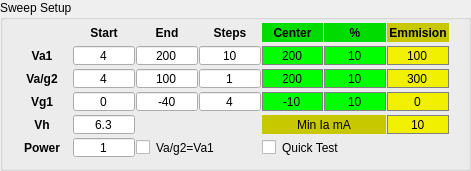
      <widget class="QGroupBox" name="Sweep">
       <property name="geometry">
        <rect>
         <x>170</x>
         <y>150</y>
         <width>471</width>
         <height>171</height>
        </rect>
       </property>
       <property name="title">
        <string>Sweep Setup</string>
       </property>
       <widget class="QWidget" name="gridLayoutWidget">
        <property name="geometry">
         <rect>
          <x>10</x>
          <y>20</y>
          <width>441</width>
          <height>141</height>
         </rect>
        </property>
        <layout class="QGridLayout" name="gridLayout" rowstretch="0,0,0,0,0,0" columnstretch="0,0,0,0,0,0,0">
         <property name="sizeConstraint">
          <enum>QLayout::SetDefaultConstraint</enum>
         </property>
         <property name="leftMargin">
          <number>2</number>
         </property>
         <property name="rightMargin">
          <number>2</number>
         </property>
         <property name="spacing">
          <number>1</number>
         </property>
         <item row="1" column="4">
          <widget class="QLineEdit" name="Vca">
           <property name="maximumSize">
            <size>
             <width>200</width>
             <height>19</height>
            </size>
           </property>
           <property name="toolTip">
            <string>Anode quick test center voltage</string>
           </property>
           <property name="styleSheet">
            <string notr="true">QLineEdit {
	background-color: rgb(0, 255, 0);
	border: 1px solid gray;
}

QLineEdit:hover {
	background-color: rgb(0, 255, 0);
	border: 1px solid gray;
}
</string>
           </property>
           <property name="text">
            <string>200</string>
           </property>
           <property name="alignment">
            <set>Qt::AlignCenter</set>
           </property>
          </widget>
         </item>
         <item row="2" column="1">
          <widget class="QLineEdit" name="VsStart">
           <property name="sizePolicy">
            <sizepolicy hsizetype="Expanding" vsizetype="Fixed">
             <horstretch>0</horstretch>
             <verstretch>0</verstretch>
            </sizepolicy>
           </property>
           <property name="maximumSize">
            <size>
             <width>200</width>
             <height>19</height>
            </size>
           </property>
           <property name="toolTip">
            <string>&lt;html&gt;&lt;head/&gt;&lt;body&gt;&lt;p&gt;Set inital screen voltage&lt;/p&gt;&lt;/body&gt;&lt;/html&gt;</string>
           </property>
           <property name="text">
            <string>4</string>
           </property>
           <property name="alignment">
            <set>Qt::AlignCenter</set>
           </property>
          </widget>
         </item>
         <item row="2" column="2">
          <widget class="QLineEdit" name="VsEnd">
           <property name="sizePolicy">
            <sizepolicy hsizetype="Expanding" vsizetype="Fixed">
             <horstretch>0</horstretch>
             <verstretch>0</verstretch>
            </sizepolicy>
           </property>
           <property name="maximumSize">
            <size>
             <width>200</width>
             <height>19</height>
            </size>
           </property>
           <property name="toolTip">
            <string>&lt;html&gt;&lt;head/&gt;&lt;body&gt;&lt;p&gt;Set final screen voltage&lt;/p&gt;&lt;/body&gt;&lt;/html&gt;</string>
           </property>
           <property name="text">
            <string>100</string>
           </property>
           <property name="alignment">
            <set>Qt::AlignCenter</set>
           </property>
          </widget>
         </item>
         <item row="0" column="1">
          <widget class="QLabel" name="label_5">
           <property name="sizePolicy">
            <sizepolicy hsizetype="Preferred" vsizetype="Preferred">
             <horstretch>0</horstretch>
             <verstretch>0</verstretch>
            </sizepolicy>
           </property>
           <property name="maximumSize">
            <size>
             <width>200</width>
             <height>19</height>
            </size>
           </property>
           <property name="font">
            <font>
             <weight>75</weight>
             <bold>true</bold>
            </font>
           </property>
           <property name="text">
            <string>Start</string>
           </property>
           <property name="alignment">
            <set>Qt::AlignCenter</set>
           </property>
          </widget>
         </item>
         <item row="2" column="3">
          <widget class="QLineEdit" name="VsSteps">
           <property name="sizePolicy">
            <sizepolicy hsizetype="Expanding" vsizetype="Fixed">
             <horstretch>0</horstretch>
             <verstretch>0</verstretch>
            </sizepolicy>
           </property>
           <property name="maximumSize">
            <size>
             <width>200</width>
             <height>19</height>
            </size>
           </property>
           <property name="toolTip">
            <string>&lt;html&gt;&lt;head/&gt;&lt;body&gt;&lt;p&gt;Set number of screen voltage steps &lt;/p&gt;&lt;/body&gt;&lt;/html&gt;</string>
           </property>
           <property name="text">
            <string>1</string>
           </property>
           <property name="alignment">
            <set>Qt::AlignCenter</set>
           </property>
          </widget>
         </item>
         <item row="4" column="0">
          <widget class="QLabel" name="label_10">
           <property name="sizePolicy">
            <sizepolicy hsizetype="Preferred" vsizetype="Preferred">
             <horstretch>0</horstretch>
             <verstretch>0</verstretch>
            </sizepolicy>
           </property>
           <property name="minimumSize">
            <size>
             <width>60</width>
             <height>0</height>
            </size>
           </property>
           <property name="maximumSize">
            <size>
             <width>200</width>
             <height>19</height>
            </size>
           </property>
           <property name="font">
            <font>
             <weight>75</weight>
             <bold>true</bold>
            </font>
           </property>
           <property name="text">
            <string>Vh</string>
           </property>
           <property name="alignment">
            <set>Qt::AlignCenter</set>
           </property>
          </widget>
         </item>
         <item row="3" column="0">
          <widget class="QLabel" name="label_9">
           <property name="sizePolicy">
            <sizepolicy hsizetype="Preferred" vsizetype="Preferred">
             <horstretch>0</horstretch>
             <verstretch>0</verstretch>
            </sizepolicy>
           </property>
           <property name="minimumSize">
            <size>
             <width>60</width>
             <height>0</height>
            </size>
           </property>
           <property name="maximumSize">
            <size>
             <width>200</width>
             <height>19</height>
            </size>
           </property>
           <property name="font">
            <font>
             <weight>75</weight>
             <bold>true</bold>
            </font>
           </property>
           <property name="text">
            <string>Vg1</string>
           </property>
           <property name="alignment">
            <set>Qt::AlignCenter</set>
           </property>
          </widget>
         </item>
         <item row="1" column="2">
          <widget class="QLineEdit" name="VaEnd">
           <property name="sizePolicy">
            <sizepolicy hsizetype="Expanding" vsizetype="Fixed">
             <horstretch>0</horstretch>
             <verstretch>0</verstretch>
            </sizepolicy>
           </property>
           <property name="maximumSize">
            <size>
             <width>200</width>
             <height>19</height>
            </size>
           </property>
           <property name="toolTip">
            <string>&lt;html&gt;&lt;head/&gt;&lt;body&gt;&lt;p&gt;Set final anode voltage&lt;/p&gt;&lt;/body&gt;&lt;/html&gt;</string>
           </property>
           <property name="text">
            <string>200</string>
           </property>
           <property name="alignment">
            <set>Qt::AlignCenter</set>
           </property>
          </widget>
         </item>
         <item row="1" column="1">
          <widget class="QLineEdit" name="VaStart">
           <property name="sizePolicy">
            <sizepolicy hsizetype="Expanding" vsizetype="Fixed">
             <horstretch>0</horstretch>
             <verstretch>0</verstretch>
            </sizepolicy>
           </property>
           <property name="maximumSize">
            <size>
             <width>200</width>
             <height>19</height>
            </size>
           </property>
           <property name="toolTip">
            <string>&lt;html&gt;&lt;head/&gt;&lt;body&gt;&lt;p&gt;Set initial anode voltage&lt;/p&gt;&lt;/body&gt;&lt;/html&gt;</string>
           </property>
           <property name="text">
            <string>4</string>
           </property>
           <property name="alignment">
            <set>Qt::AlignCenter</set>
           </property>
          </widget>
         </item>
         <item row="1" column="3">
          <widget class="QLineEdit" name="VaSteps">
           <property name="sizePolicy">
            <sizepolicy hsizetype="Expanding" vsizetype="Fixed">
             <horstretch>0</horstretch>
             <verstretch>0</verstretch>
            </sizepolicy>
           </property>
           <property name="maximumSize">
            <size>
             <width>200</width>
             <height>19</height>
            </size>
           </property>
           <property name="toolTip">
            <string>&lt;html&gt;&lt;head/&gt;&lt;body&gt;&lt;p&gt;Set number of anode (plate) voltage steps &lt;/p&gt;&lt;/body&gt;&lt;/html&gt;</string>
           </property>
           <property name="text">
            <string>10</string>
           </property>
           <property name="alignment">
            <set>Qt::AlignCenter</set>
           </property>
          </widget>
         </item>
         <item row="4" column="1">
          <widget class="QLineEdit" name="VhVal">
           <property name="sizePolicy">
            <sizepolicy hsizetype="Expanding" vsizetype="Fixed">
             <horstretch>0</horstretch>
             <verstretch>0</verstretch>
            </sizepolicy>
           </property>
           <property name="maximumSize">
            <size>
             <width>200</width>
             <height>19</height>
            </size>
           </property>
           <property name="toolTip">
            <string>&lt;html&gt;&lt;head/&gt;&lt;body&gt;&lt;p&gt;Set Heater Voltage&lt;/p&gt;&lt;/body&gt;&lt;/html&gt;</string>
           </property>
           <property name="text">
            <string>6.3</string>
           </property>
           <property name="alignment">
            <set>Qt::AlignCenter</set>
           </property>
          </widget>
         </item>
         <item row="1" column="0">
          <widget class="QLabel" name="label_4">
           <property name="sizePolicy">
            <sizepolicy hsizetype="Preferred" vsizetype="Preferred">
             <horstretch>0</horstretch>
             <verstretch>0</verstretch>
            </sizepolicy>
           </property>
           <property name="minimumSize">
            <size>
             <width>60</width>
             <height>0</height>
            </size>
           </property>
           <property name="maximumSize">
            <size>
             <width>200</width>
             <height>19</height>
            </size>
           </property>
           <property name="font">
            <font>
             <weight>75</weight>
             <bold>true</bold>
            </font>
           </property>
           <property name="text">
            <string>Va1</string>
           </property>
           <property name="alignment">
            <set>Qt::AlignCenter</set>
           </property>
          </widget>
         </item>
         <item row="0" column="2">
          <widget class="QLabel" name="label_6">
           <property name="sizePolicy">
            <sizepolicy hsizetype="Preferred" vsizetype="Preferred">
             <horstretch>0</horstretch>
             <verstretch>0</verstretch>
            </sizepolicy>
           </property>
           <property name="maximumSize">
            <size>
             <width>200</width>
             <height>19</height>
            </size>
           </property>
           <property name="font">
            <font>
             <weight>75</weight>
             <bold>true</bold>
            </font>
           </property>
           <property name="text">
            <string>End</string>
           </property>
           <property name="alignment">
            <set>Qt::AlignCenter</set>
           </property>
          </widget>
         </item>
         <item row="2" column="0">
          <widget class="QLabel" name="label_8">
           <property name="sizePolicy">
            <sizepolicy hsizetype="Preferred" vsizetype="Preferred">
             <horstretch>0</horstretch>
             <verstretch>0</verstretch>
            </sizepolicy>
           </property>
           <property name="minimumSize">
            <size>
             <width>60</width>
             <height>0</height>
            </size>
           </property>
           <property name="maximumSize">
            <size>
             <width>200</width>
             <height>19</height>
            </size>
           </property>
           <property name="font">
            <font>
             <weight>75</weight>
             <bold>true</bold>
            </font>
           </property>
           <property name="text">
            <string>Va/g2</string>
           </property>
           <property name="alignment">
            <set>Qt::AlignCenter</set>
           </property>
          </widget>
         </item>
         <item row="0" column="3">
          <widget class="QLabel" name="label_7">
           <property name="sizePolicy">
            <sizepolicy hsizetype="Preferred" vsizetype="Preferred">
             <horstretch>0</horstretch>
             <verstretch>0</verstretch>
            </sizepolicy>
           </property>
           <property name="maximumSize">
            <size>
             <width>200</width>
             <height>19</height>
            </size>
           </property>
           <property name="font">
            <font>
             <weight>75</weight>
             <bold>true</bold>
            </font>
           </property>
           <property name="text">
            <string>Steps</string>
           </property>
           <property name="alignment">
            <set>Qt::AlignCenter</set>
           </property>
          </widget>
         </item>
         <item row="3" column="1">
          <widget class="QLineEdit" name="VgStart">
           <property name="sizePolicy">
            <sizepolicy hsizetype="Expanding" vsizetype="Fixed">
             <horstretch>0</horstretch>
             <verstretch>0</verstretch>
            </sizepolicy>
           </property>
           <property name="maximumSize">
            <size>
             <width>200</width>
             <height>19</height>
            </size>
           </property>
           <property name="toolTip">
            <string>&lt;html&gt;&lt;head/&gt;&lt;body&gt;&lt;p&gt;Set initial grid voltage&lt;/p&gt;&lt;/body&gt;&lt;/html&gt;</string>
           </property>
           <property name="text">
            <string>0</string>
           </property>
           <property name="alignment">
            <set>Qt::AlignCenter</set>
           </property>
          </widget>
         </item>
         <item row="3" column="2">
          <widget class="QLineEdit" name="VgEnd">
           <property name="sizePolicy">
            <sizepolicy hsizetype="Expanding" vsizetype="Fixed">
             <horstretch>0</horstretch>
             <verstretch>0</verstretch>
            </sizepolicy>
           </property>
           <property name="maximumSize">
            <size>
             <width>200</width>
             <height>19</height>
            </size>
           </property>
           <property name="toolTip">
            <string>&lt;html&gt;&lt;head/&gt;&lt;body&gt;&lt;p&gt;Set final grid voltage&lt;/p&gt;&lt;/body&gt;&lt;/html&gt;</string>
           </property>
           <property name="text">
            <string>-40</string>
           </property>
           <property name="alignment">
            <set>Qt::AlignCenter</set>
           </property>
          </widget>
         </item>
         <item row="3" column="3">
          <widget class="QLineEdit" name="VgSteps">
           <property name="sizePolicy">
            <sizepolicy hsizetype="Expanding" vsizetype="Fixed">
             <horstretch>0</horstretch>
             <verstretch>0</verstretch>
            </sizepolicy>
           </property>
           <property name="maximumSize">
            <size>
             <width>200</width>
             <height>19</height>
            </size>
           </property>
           <property name="toolTip">
            <string>&lt;html&gt;&lt;head/&gt;&lt;body&gt;&lt;p&gt;Set number of grid voltage steps &lt;/p&gt;&lt;/body&gt;&lt;/html&gt;</string>
           </property>
           <property name="text">
            <string>4</string>
           </property>
           <property name="alignment">
            <set>Qt::AlignCenter</set>
           </property>
          </widget>
         </item>
         <item row="2" column="4">
          <widget class="QLineEdit" name="Vcs">
           <property name="maximumSize">
            <size>
             <width>200</width>
             <height>19</height>
            </size>
           </property>
           <property name="toolTip">
            <string>Anode B/ Grid 2 quick test center voltage</string>
           </property>
           <property name="styleSheet">
            <string notr="true">QLineEdit {
	background-color: rgb(0, 255, 0);
	border: 1px solid gray;
}

QLineEdit:hover {
	background-color: rgb(0, 255, 0);
	border: 1px solid gray;
}
</string>
           </property>
           <property name="text">
            <string>200</string>
           </property>
           <property name="alignment">
            <set>Qt::AlignCenter</set>
           </property>
          </widget>
         </item>
         <item row="3" column="4">
          <widget class="QLineEdit" name="Vcg">
           <property name="maximumSize">
            <size>
             <width>200</width>
             <height>19</height>
            </size>
           </property>
           <property name="toolTip">
            <string>Grid 1 quick test center voltage</string>
           </property>
           <property name="styleSheet">
            <string notr="true">QLineEdit {
	background-color: rgb(0, 255, 0);
	border: 1px solid gray;
}

QLineEdit:hover {
	background-color: rgb(0, 255, 0);
	border: 1px solid gray;
}
</string>
           </property>
           <property name="text">
            <string>-10</string>
           </property>
           <property name="alignment">
            <set>Qt::AlignCenter</set>
           </property>
          </widget>
         </item>
         <item row="0" column="4">
          <widget class="QLabel" name="label_14">
           <property name="sizePolicy">
            <sizepolicy hsizetype="Preferred" vsizetype="Preferred">
             <horstretch>0</horstretch>
             <verstretch>0</verstretch>
            </sizepolicy>
           </property>
           <property name="maximumSize">
            <size>
             <width>200</width>
             <height>19</height>
            </size>
           </property>
           <property name="font">
            <font>
             <weight>75</weight>
             <bold>true</bold>
            </font>
           </property>
           <property name="styleSheet">
            <string notr="true">background-color: rgb(0, 220, 0);</string>
           </property>
           <property name="text">
            <string>Center</string>
           </property>
           <property name="alignment">
            <set>Qt::AlignCenter</set>
           </property>
          </widget>
         </item>
         <item row="0" column="5">
          <widget class="QLabel" name="label_15">
           <property name="sizePolicy">
            <sizepolicy hsizetype="Preferred" vsizetype="Preferred">
             <horstretch>0</horstretch>
             <verstretch>0</verstretch>
            </sizepolicy>
           </property>
           <property name="maximumSize">
            <size>
             <width>200</width>
             <height>19</height>
            </size>
           </property>
           <property name="font">
            <font>
             <weight>75</weight>
             <bold>true</bold>
            </font>
           </property>
           <property name="styleSheet">
            <string notr="true">background-color: rgb(0, 220, 0);</string>
           </property>
           <property name="text">
            <string>%</string>
           </property>
           <property name="alignment">
            <set>Qt::AlignCenter</set>
           </property>
          </widget>
         </item>
         <item row="1" column="5">
          <widget class="QLineEdit" name="DeltaVa">
           <property name="maximumSize">
            <size>
             <width>200</width>
             <height>19</height>
            </size>
           </property>
           <property name="toolTip">
            <string>Anode quick test swing %</string>
           </property>
           <property name="styleSheet">
            <string notr="true">QLineEdit {
	background-color: rgb(0, 255, 0);
	border: 1px solid gray;
}

QLineEdit:hover {
	background-color: rgb(0, 255, 0);
	border: 1px solid gray;
}
</string>
           </property>
           <property name="text">
            <string>10</string>
           </property>
           <property name="alignment">
            <set>Qt::AlignCenter</set>
           </property>
          </widget>
         </item>
         <item row="2" column="5">
          <widget class="QLineEdit" name="DeltaVs">
           <property name="maximumSize">
            <size>
             <width>200</width>
             <height>19</height>
            </size>
           </property>
           <property name="toolTip">
            <string>Anode quick test swing %</string>
           </property>
           <property name="styleSheet">
            <string notr="true">QLineEdit {
	background-color: rgb(0, 255, 0);
	border: 1px solid gray;
}

QLineEdit:hover {
	background-color: rgb(0, 255, 0);
	border: 1px solid gray;
}
</string>
           </property>
           <property name="text">
            <string>10</string>
           </property>
           <property name="alignment">
            <set>Qt::AlignCenter</set>
           </property>
          </widget>
         </item>
         <item row="3" column="5">
          <widget class="QLineEdit" name="DeltaVg">
           <property name="sizePolicy">
            <sizepolicy hsizetype="Expanding" vsizetype="Fixed">
             <horstretch>0</horstretch>
             <verstretch>0</verstretch>
            </sizepolicy>
           </property>
           <property name="maximumSize">
            <size>
             <width>200</width>
             <height>19</height>
            </size>
           </property>
           <property name="toolTip">
            <string>&lt;html&gt;&lt;head/&gt;&lt;body&gt;&lt;p&gt;Anode quick test swing %&lt;/p&gt;&lt;/body&gt;&lt;/html&gt;</string>
           </property>
           <property name="styleSheet">
            <string notr="true">QLineEdit {
	background-color: rgb(0, 255, 0);
	border: 1px solid gray;
}

QLineEdit:hover {
	background-color: rgb(0, 255, 0);
	border: 1px solid gray;
}
</string>
           </property>
           <property name="text">
            <string>10</string>
           </property>
           <property name="alignment">
            <set>Qt::AlignCenter</set>
           </property>
          </widget>
         </item>
         <item row="5" column="0">
          <widget class="QLabel" name="label">
           <property name="minimumSize">
            <size>
             <width>60</width>
             <height>0</height>
            </size>
           </property>
           <property name="maximumSize">
            <size>
             <width>200</width>
             <height>19</height>
            </size>
           </property>
           <property name="font">
            <font>
             <weight>75</weight>
             <bold>true</bold>
            </font>
           </property>
           <property name="text">
            <string>Power</string>
           </property>
           <property name="alignment">
            <set>Qt::AlignCenter</set>
           </property>
          </widget>
         </item>
         <item row="5" column="1">
          <widget class="QLineEdit" name="PowLim">
           <property name="sizePolicy">
            <sizepolicy hsizetype="Expanding" vsizetype="Fixed">
             <horstretch>0</horstretch>
             <verstretch>0</verstretch>
            </sizepolicy>
           </property>
           <property name="maximumSize">
            <size>
             <width>200</width>
             <height>19</height>
            </size>
           </property>
           <property name="toolTip">
            <string>&lt;html&gt;&lt;head/&gt;&lt;body&gt;&lt;p&gt;Set final grid voltage&lt;/p&gt;&lt;/body&gt;&lt;/html&gt;</string>
           </property>
           <property name="text">
            <string>1</string>
           </property>
           <property name="alignment">
            <set>Qt::AlignCenter</set>
           </property>
          </widget>
         </item>
         <item row="1" column="6">
          <widget class="QLineEdit" name="EmmVa">
           <property name="maximumSize">
            <size>
             <width>200</width>
             <height>19</height>
            </size>
           </property>
           <property name="styleSheet">
            <string notr="true">QLineEdit {
	background-color: rgb(240, 240, 0);
	border: 1px solid gray;
}

QLineEdit:hover {
	background-color: rgb(240, 240, 0);
	border: 1px solid gray;
}
</string>
           </property>
           <property name="text">
            <string>100</string>
           </property>
           <property name="alignment">
            <set>Qt::AlignCenter</set>
           </property>
          </widget>
         </item>
         <item row="0" column="6">
          <widget class="QLabel" name="label_2">
           <property name="maximumSize">
            <size>
             <width>200</width>
             <height>19</height>
            </size>
           </property>
           <property name="font">
            <font>
             <weight>75</weight>
             <bold>true</bold>
            </font>
           </property>
           <property name="styleSheet">
            <string notr="true">background-color: rgb(200, 200, 0);</string>
           </property>
           <property name="text">
            <string>Emmision</string>
           </property>
           <property name="alignment">
            <set>Qt::AlignCenter</set>
           </property>
          </widget>
         </item>
         <item row="2" column="6">
          <widget class="QLineEdit" name="EmmVs">
           <property name="maximumSize">
            <size>
             <width>200</width>
             <height>19</height>
            </size>
           </property>
           <property name="styleSheet">
            <string notr="true">QLineEdit {
	background-color: rgb(240, 240, 0);
	border: 1px solid gray;
}

QLineEdit:hover {
	background-color: rgb(240, 240, 0);
	border: 1px solid gray;
}
</string>
           </property>
           <property name="text">
            <string>300</string>
           </property>
           <property name="alignment">
            <set>Qt::AlignCenter</set>
           </property>
          </widget>
         </item>
         <item row="3" column="6">
          <widget class="QLineEdit" name="EmmVg">
           <property name="maximumSize">
            <size>
             <width>200</width>
             <height>19</height>
            </size>
           </property>
           <property name="styleSheet">
            <string notr="true">QLineEdit {
	background-color: rgb(240, 240, 0);
	border: 1px solid gray;
}

QLineEdit:hover {
	background-color: rgb(240, 240, 0);
	border: 1px solid gray;
}
</string>
           </property>
           <property name="text">
            <string>0</string>
           </property>
           <property name="alignment">
            <set>Qt::AlignCenter</set>
           </property>
          </widget>
         </item>
         <item row="5" column="2" colspan="2">
          <widget class="QCheckBox" name="checkVsEqVa">
           <property name="maximumSize">
            <size>
             <width>120</width>
             <height>19</height>
            </size>
           </property>
           <property name="toolTip">
            <string>&lt;html&gt;&lt;head/&gt;&lt;body&gt;&lt;p&gt;Force Vg2=Va. Useful for triode testing. This is usually set automatically by the selected tube type.&lt;/p&gt;&lt;/body&gt;&lt;/html&gt;</string>
           </property>
           <property name="layoutDirection">
            <enum>Qt::LeftToRight</enum>
           </property>
           <property name="styleSheet">
            <string notr="true">margin-left:0%;
margin-right:20%;</string>
           </property>
           <property name="text">
            <string>Va/g2=Va1</string>
           </property>
          </widget>
         </item>
         <item row="4" column="6">
          <widget class="QLineEdit" name="EmmIa">
           <property name="maximumSize">
            <size>
             <width>200</width>
             <height>19</height>
            </size>
           </property>
           <property name="styleSheet">
            <string notr="true">QLineEdit {
	background-color: rgb(240, 240, 0);
	border: 1px solid gray;
}

QLineEdit:hover {
	background-color: rgb(240, 240, 0);
	border: 1px solid gray;
}
</string>
           </property>
           <property name="text">
            <string>10</string>
           </property>
           <property name="alignment">
            <set>Qt::AlignCenter</set>
           </property>
          </widget>
         </item>
         <item row="4" column="4" colspan="2">
          <widget class="QLabel" name="label_3">
           <property name="styleSheet">
            <string notr="true">background-color: rgb(200, 200, 0);</string>
           </property>
           <property name="text">
            <string>Min Ia mA</string>
           </property>
           <property name="alignment">
            <set>Qt::AlignCenter</set>
           </property>
          </widget>
         </item>
         <item row="5" column="4" colspan="2">
          <widget class="QCheckBox" name="checkQuickTest">
           <property name="maximumSize">
            <size>
             <width>115</width>
             <height>19</height>
            </size>
           </property>
           <property name="toolTip">
            <string>&lt;html&gt;&lt;head/&gt;&lt;body&gt;&lt;p&gt;Enable quick test&lt;/p&gt;&lt;/body&gt;&lt;/html&gt;</string>
           </property>
           <property name="layoutDirection">
            <enum>Qt::LeftToRight</enum>
           </property>
           <property name="styleSheet">
            <string notr="true">margin-left:0%;
margin-right:20%;</string>
           </property>
           <property name="text">
            <string>Quick Test</string>
           </property>
          </widget>
         </item>
        </layout>
        <zorder>Vca</zorder>
        <zorder>VsStart</zorder>
        <zorder>VsEnd</zorder>
        <zorder>label_5</zorder>
        <zorder>VsSteps</zorder>
        <zorder>label_10</zorder>
        <zorder>label_9</zorder>
        <zorder>VaEnd</zorder>
        <zorder>VaStart</zorder>
        <zorder>VhVal</zorder>
        <zorder>label_4</zorder>
        <zorder>label_6</zorder>
        <zorder>label_8</zorder>
        <zorder>label_7</zorder>
        <zorder>VgStart</zorder>
        <zorder>VgEnd</zorder>
        <zorder>VgSteps</zorder>
        <zorder>Vcs</zorder>
        <zorder>Vcg</zorder>
        <zorder>label_14</zorder>
        <zorder>label_15</zorder>
        <zorder>DeltaVa</zorder>
        <zorder>DeltaVs</zorder>
        <zorder>DeltaVg</zorder>
        <zorder>VaSteps</zorder>
        <zorder>label</zorder>
        <zorder>PowLim</zorder>
        <zorder>EmmVa</zorder>
        <zorder>label_2</zorder>
        <zorder>EmmVs</zorder>
        <zorder>EmmVg</zorder>
        <zorder>checkVsEqVa</zorder>
        <zorder>label_3</zorder>
        <zorder>EmmIa</zorder>
        <zorder>checkQuickTest</zorder>
       </widget>
      </widget>
